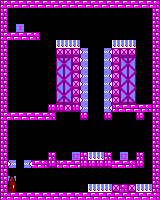

A level layout from a 2D game, rendered from its tile map. Below: a short description, then the map file with its tile-grid data intact:
An orthogonal 20x25 tile map with 8x8 px tiles, 1 tile layer (Capa de Patrones 1).

<map version="1.2" tiledversion="1.2.4" orientation="orthogonal" renderorder="right-down" width="20" height="25" tilewidth="8" tileheight="8" infinite="0" nextlayerid="2" nextobjectid="1">
 <tileset firstgid="1" source="tileset_juego.tsx" />
 <layer id="1" name="Capa de Patrones 1" width="20" height="25">
  <data encoding="csv">
2,3,3,3,3,3,3,3,3,3,3,3,3,3,3,3,3,3,3,4,
8,0,0,0,0,0,0,0,0,0,0,0,0,0,0,0,0,0,0,8,
8,0,0,0,0,0,0,0,0,0,0,0,0,0,0,0,0,0,0,8,
8,0,46,0,0,0,0,0,0,0,0,0,0,0,0,0,0,0,0,8,
2,3,3,3,4,0,0,0,0,0,0,0,0,0,0,0,0,0,0,8,
8,0,0,0,0,0,0,45,45,45,0,0,0,0,45,45,45,0,0,8,
8,0,0,0,0,0,0,28,28,28,43,0,0,44,28,28,28,0,0,8,
8,0,0,0,0,0,0,10,9,28,43,0,0,44,28,10,9,0,0,8,
8,0,0,0,0,0,0,20,19,28,43,0,0,44,28,20,19,0,0,8,
8,0,0,0,0,0,0,19,20,28,43,0,0,44,28,19,20,0,0,8,
8,0,0,0,0,0,0,20,19,28,43,0,0,44,28,20,19,0,0,8,
8,0,0,0,0,0,0,19,20,28,43,0,0,44,28,19,20,0,0,8,
8,0,0,0,0,0,0,29,30,28,43,0,0,44,28,29,30,0,0,8,
8,0,0,0,0,0,18,18,28,18,43,0,0,44,2,3,3,3,4,8,
2,3,3,3,3,3,4,0,0,0,18,0,0,18,0,0,0,18,0,8,
8,0,0,0,0,0,0,0,0,0,0,0,0,0,0,0,0,0,0,8,
8,0,0,0,0,0,0,0,0,0,0,0,0,0,0,0,0,0,0,8,
8,0,0,0,0,0,0,0,0,0,0,0,0,0,0,0,0,0,0,8,
8,0,0,0,0,0,0,0,0,0,0,0,0,0,0,0,0,0,0,8,
8,0,0,0,0,0,8,0,0,48,8,45,45,8,0,48,0,8,0,8,
8,43,0,44,3,4,18,2,3,3,18,18,18,18,3,3,4,18,0,8,
8,0,0,0,0,0,0,0,0,0,0,0,0,0,0,0,0,0,0,8,
8,39,0,0,0,0,0,0,0,0,0,0,0,0,0,0,0,0,0,8,
8,40,0,0,0,0,0,0,0,0,0,45,45,45,28,4,28,45,45,8,
2,3,3,3,3,3,3,3,3,3,3,3,3,3,3,3,3,3,3,4
</data>
 </layer>
</map>
